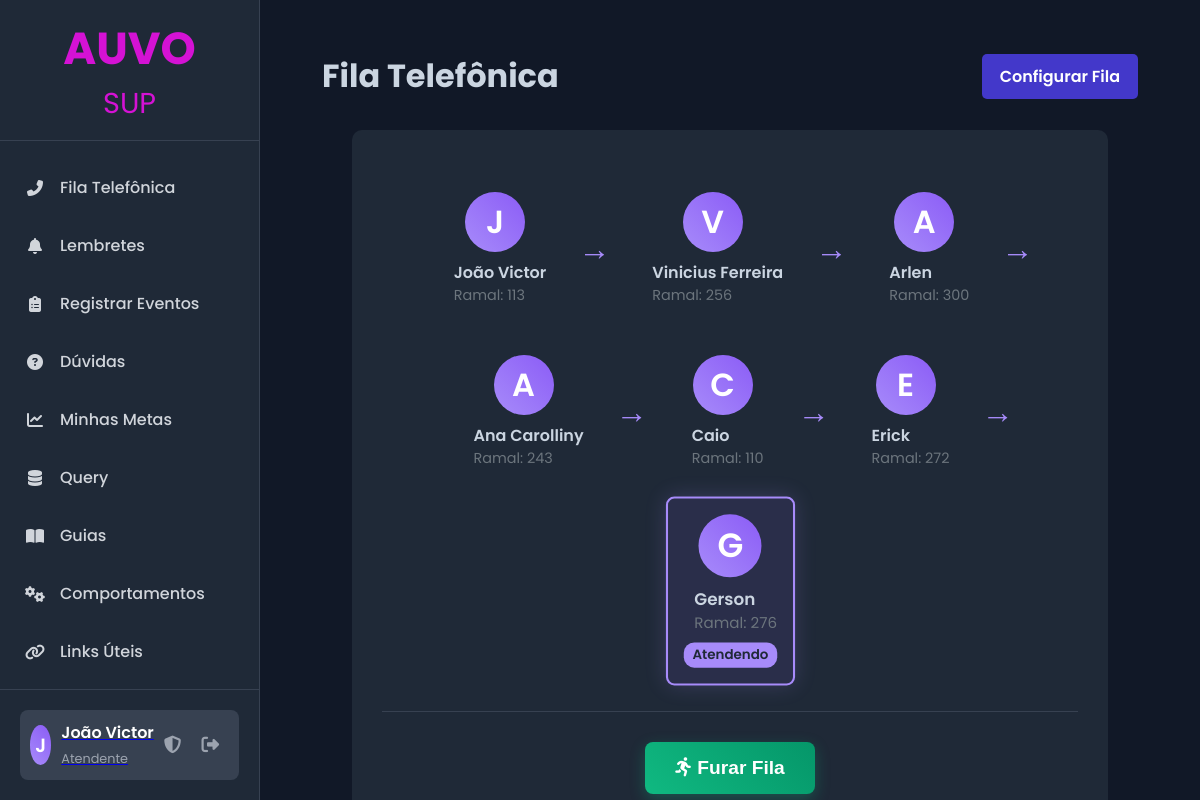
/fila-telefonica (signed in), run on the app's committed database.
### app.py (models this page shows, shortened)
class User(db.Model, UserMixin):
    id = db.Column(db.Integer, primary_key=True)
    name = db.Column(db.String(150), nullable=False)
    username = db.Column(db.String(80), unique=True, nullable=False)
    email = db.Column(db.String(120), unique=True, nullable=False)
    password_hash = db.Column(db.String(128), nullable=False)
    discord_id = db.Column(db.String(50), nullable=True, unique=True)
    is_admin = db.Column(db.Boolean, nullable=False, default=False)
    manager_id = db.Column(db.Integer, db.ForeignKey('user.id'), nullable=True) # <<< ADICIONADO AQUI
    lunch_start = db.Column(db.Time, nullable=True)
    lunch_end = db.Column(db.Time, nullable=True)
    ramal = db.Column(db.String(10), nullable=True)

class PhoneQueueMember(db.Model):
    id = db.Column(db.Integer, primary_key=True)
    user_id = db.Column(db.Integer, db.ForeignKey('user.id'), nullable=False)
    position = db.Column(db.Integer, nullable=False)
    user = db.relationship('User')

### app.py (the view)
@app.route('/fila-telefonica')
@login_required
def fila_telefonica():
    queue_members = PhoneQueueMember.query.order_by(PhoneQueueMember.position).all()
    current_state = PhoneQueueState.query.filter_by(key='current_user_id').first()
    current_attendant_id = None
    if current_state and current_state.value.isdigit():
        current_attendant_id = int(current_state.value)
    elif queue_members:
        current_attendant_id = queue_members[0].user_id
    queue_user_ids = [member.user_id for member in queue_members]
    return render_template('fila_telefonica.html', title="Fila Telefônica", queue_members=queue_members, current_attendant_id=current_attendant_id, queue_user_ids=queue_user_ids)

### app.py (called while the page is built)
@app.context_processor
def inject_now():
    return {'now': datetime.utcnow()}

@login_manager.user_loader
def load_user(user_id):
    return User.query.get(int(user_id))

### templates/fila_telefonica.html (shortened to what this page needs)
{% extends "base.html" %}
{% block content %}
<div class="content-padding">
    <div class="fila-header">
        <h1>{{ title }}</h1>
        <a href="{{ url_for('configurar_fila') }}" class="config-btn">Configurar Fila</a>
    </div>
    <div class="fila-container">
        {% if queue_members %}
            <div class="fila-visual">
                {% for member in queue_members %}
                   <div class="fila-membro {% if member.user_id == current_attendant_id %}current{% endif %}">
    <div class="membro-avatar">{{ member.user.name[0] | upper }}</div>
    <div class="membro-details">
        <span class="membro-nome">{{ member.user.name }}</span>
        {% if member.user.ramal %}
            <span class="membro-ramal">Ramal: {{ member.user.ramal }}</span>
        {% endif %}
    </div>
    {% if member.user_id == current_attendant_id %}
        <span class="membro-status">Atendendo</span>
    {% endif %}
</div>
                    {% if not loop.last %}
                        <span class="fila-seta">→</span>
                    {% endif %}
                {% endfor %}
            </div>
            <div class="actions-container">
                <form method="POST" action="{{ url_for('atender_telefone') }}" style="display: inline;">
                    {% if current_user.id == current_attendant_id %}
                        <button type="submit" class="atender-btn">
                            <i class="fa-solid fa-phone-volume"></i> Atendi o Telefone
                        </button>
                    {% elif current_user.id in queue_user_ids %}
                         <button type="submit" class="atender-btn furar-fila-btn">
                            <i class="fa-solid fa-person-running"></i> Furar Fila
                        </button>
                    {% endif %}
                </form>
            </div>
        {% else %}
            <p class="placeholder-text">A fila telefônica ainda não foi configurada ou está vazia.</p>
        {% endif %}
    </div>
</div>
{% endblock %}

### templates/base.html (shortened to what this page needs)
<!DOCTYPE html>
<html lang="pt-br">
<head>
    <link rel="stylesheet" href="{{ url_for('static', filename='css/style.css') }}">
    <link rel="stylesheet" href="https://cdnjs.cloudflare.com/ajax/libs/font-awesome/6.2.0/css/all.min.css">
    {% block head_extra %}{% endblock %} </head>
<body>
    <div class="main-container">
        <nav class="sidebar">
            <div class="sidebar-header">
                <h1 style="color: #d412d4ff; font-size: 2.8em;">AUVO</h1><span style="color: #d412d4ff; font-size: 1.8em;">SUP</span>
            </div>
            <ul class="menu">
                <li class="menu-item">
                    <a href="{{ url_for('fila_telefonica') }}">
                        <i class="fa-solid fa-phone-alt menu-icon"></i>
                        <span>Fila Telefônica</span>
                    </a>
                </li>
                <li class="menu-item">
                    <a href="{{ url_for('list_reminders') }}">
                        <i class="fa-solid fa-bell menu-icon"></i>
                        <span>Lembretes</span>
                    </a>
                </li>
                <li class="menu-item">
                   <a href="{{ url_for('listar_eventos') }}">
                       <i class="fa-solid fa-clipboard-list menu-icon"></i>
                       <span>Registrar Eventos</span>
                   </a>
               </li>
                <li class="menu-item">
                   <a href="{{ url_for('listar_duvidas') }}">
                       <i class="fa-solid fa-question-circle menu-icon"></i>
                       <span>Dúvidas</span>
                   </a>
               </li>
              <li class="menu-item">
                    <a href="{{ url_for('minhas_metas') }}">
                        <i class="fa-solid fa-chart-line menu-icon"></i>
                        <span>Minhas Metas</span>
                    </a>
                </li>
                <li class="menu-item">
                       <a class="nav-link" href="{{ url_for('list_queries') }}">
                            <i class="fa-solid fa-database menu-icon"></i>
                            <span>Query</span>
                       </a>
                </li>
               <li class="menu-item">
                   <a href="{{ url_for('listar_guias') }}">
                       <i class="fa-solid fa-book-open menu-icon"></i>
                       <span>Guias</span>
                   </a>
               </li>
               <li class="menu-item">
                   <a href="{{ url_for('listar_comportamentos') }}">
                       <i class="fa-solid fa-cogs menu-icon"></i>
                       <span>Comportamentos</span>
                   </a>
               </li>
               <li class="menu-item">
                   <a href="{{ url_for('links_uteis') }}">
                       <i class="fa-solid fa-link menu-icon"></i>
                       <span>Links Úteis</span>
                   </a>
               </li>
                <li class="menu-item has-submenu" id="tickets-menu">
                    <a href="#">
                    </a>
                </li>
            </ul>
           <div class="sidebar-footer">
                {% if current_user.is_authenticated %}
                <div class="user-profile">
                    <div class="user-avatar">
                         {% if current_user.avatar_filename %}
                            <img src="{{ url_for('static', filename='uploads/avatars/' + current_user.avatar_filename) }}" alt="Avatar">
                        {% else %}
                            {{ current_user.name[0] }}
                        {% endif %}
                    </div>
                    <a href="{{ url_for('profile') }}" class="user-profile-link" title="Editar Perfil">
                        <div class="user-info">
                            <span class="user-name">{{ current_user.name }}</span>
                            <span class="user-role">Atendente</span>
                        </div>
                    </a>
                    {% if current_user.is_admin %}
                    <a href="{{ url_for('admin_dashboard') }}" class="admin-icon" title="Painel Admin">
                        <i class="fa-solid fa-shield-halved"></i>
                    </a>
                    {% endif %}
                    <a href="{{ url_for('logout') }}" class="logout-icon" title="Sair">
                        <i class="fa-solid fa-right-from-bracket"></i>
                    </a>
                </div>
                {% endif %}
            </div>
        </nav>
        <main class="content">
            {% block content %}{% endblock %}
        </main>
    </div>
</body>
</html>

### data on the page
User: name "J", name "João Victor"
PhoneQueueMember: user "J", user.name "João Victor", user.ramal "113"
PhoneQueueMember: user "V", user.name "Vinicius Ferreira", user.ramal "256"
PhoneQueueMember: user "A", user.name "Arlen", user.ramal "300"
PhoneQueueMember: user "A", user.name "Ana Carolliny", user.ramal "243"
PhoneQueueMember: user "C", user.name "Caio", user.ramal "110"
PhoneQueueMember: user "E", user.name "Erick", user.ramal "272"
PhoneQueueMember: user "G", user.name "Gerson", user.ramal "276", shows "Atendendo"

### other printed values
{{ title }} "Fila Telefônica"
